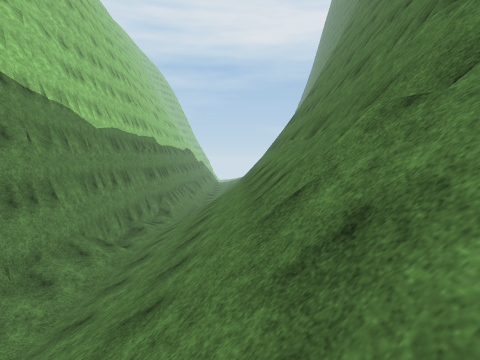
view 1 (above)

13 first-person views from a walk through a scene from a Unity 3-D project. The camera is 1.5 m above the floor, tilts 4° down and sees 75° across. The floor is counted in squares, 2 m on a side. Each view is taken from the middle of a square. On the plan, view 1 faces up. The plan holds only what a view shows up to about 10 squares ahead; the rest is blank. The place goes on beyond the plan. Surface patterns are stand-ins for the level's own textures.

view 2
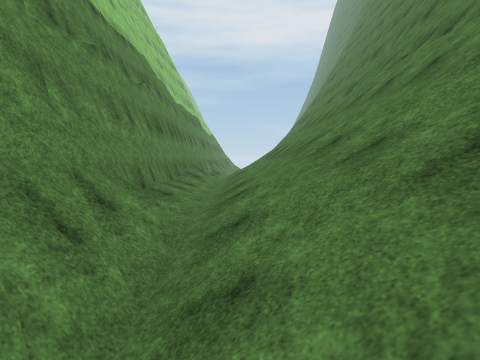

view 3
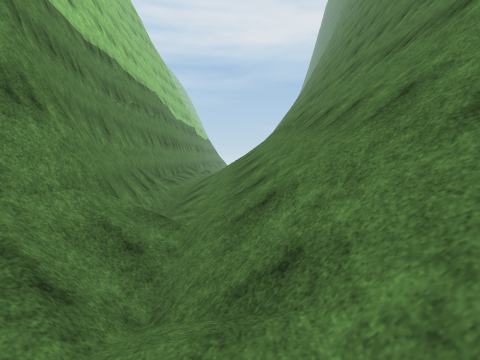

view 4
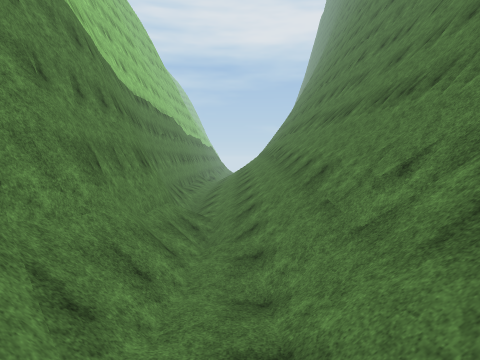

view 5
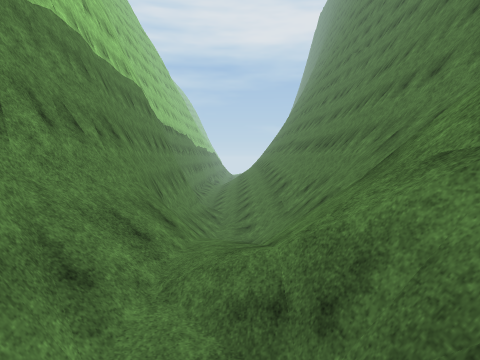

view 6
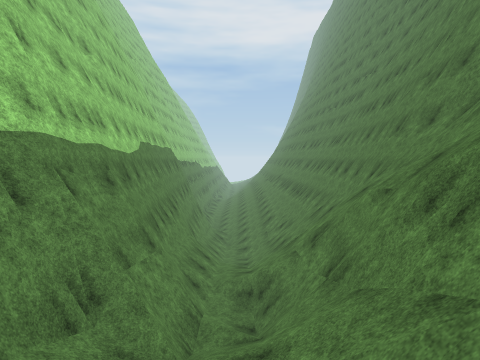

view 7
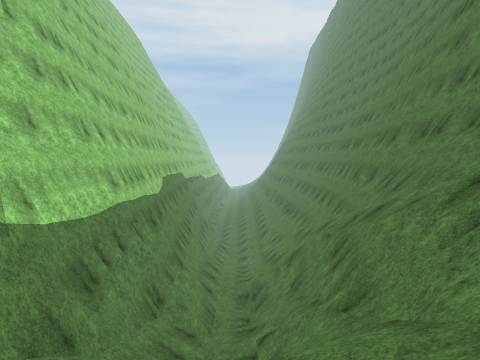

view 8
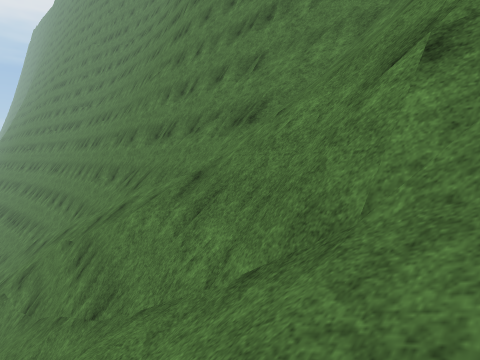

view 9
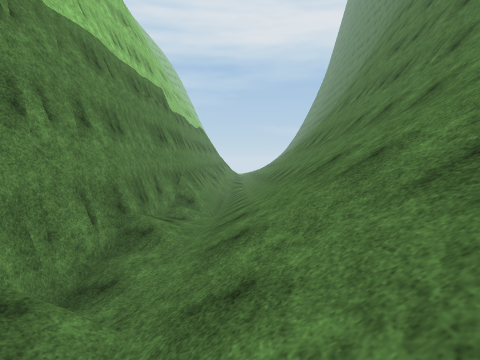

view 10
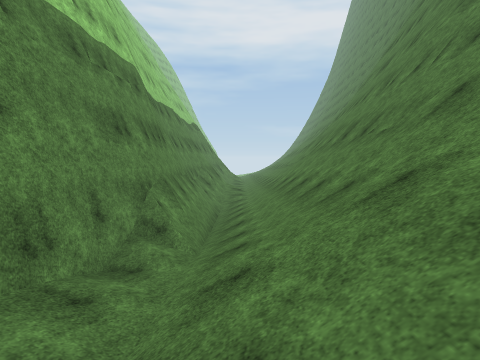

view 11
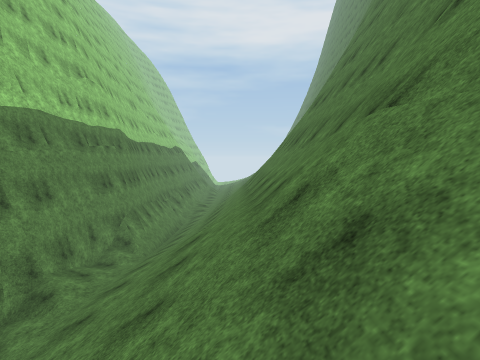

view 12
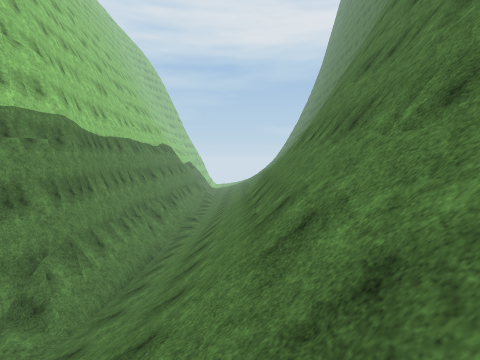

view 13
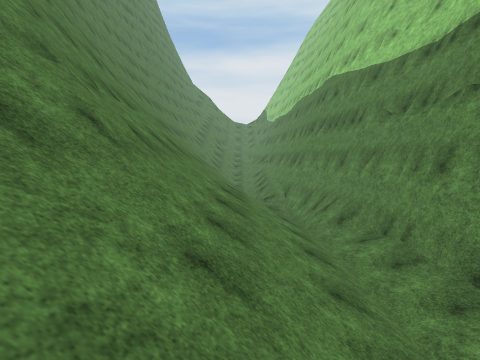

### Floor plan
Key: @ floor where view 1 was taken; # wall or solid block; x gap in a wall; . main floor; - floor 0.25 m lower than the main floor; : floor 0.5 m higher than the main floor; + floor 0.75 m higher than the main floor; * floor 2.5 m higher than the main floor; % floor 10.5 m higher than the main floor; / step, stairs or slope; = window, fence, low wall or low ledge; v drop or lower ground.
Columns run from 4 left of view 1 to 4 right of it. Each row starts with its distance up from view 1.
 19  #///=#
 18  #///=#
 17  #///##
 16 ##///#
 15 ##///#
 14 #////##
 13 #////=#
 12 #-////#
 11 #/////#
 10 #/////#
  9 #.////#
  8 #/////#
  7 #/////#
  6 #/////#
  5 #/////#
  4 #/////#
  3 #////=#
  2 #////=#
  1 #/////#
  0 #///@/##
 -1 #//////#
 -2 ##/////#
 -3  #////=#
 -4  #.///##
 -5  #////#
 -6  #////#
 -7  #////#
 -8  #////#
 -9  #/://#
-10  #/:/=##
-11  #/+//=#
-12  ## ///#
-13  #// //#
-14  #/*///#
-15  #/////#
-16  #/////#
-17  ##*#v/#
-18  ##/#v/#
-19  ##//#/#
-20  #///#/#
-21  #///#/#
-22  #//=v/##
-23  # //#x=#
-24  # //#v=#
-25     /#v
-26    %/=

Positions as (right, up) in squares from view 1, and headings:
1: (0, 0), facing up
2: (-2, -4), facing up
3: (-1, -9), facing up
4: (-1, -13), facing up
5: (-1, -18), facing up
6: (-1, -23), facing up
7: (-1, -26), facing up
8: (-1, -26), facing up-right
9: (-2, 6), facing up
10: (-2, 9), facing up
11: (0, 5), facing up
12: (0, 9), facing up
13: (-1, 7), facing down
